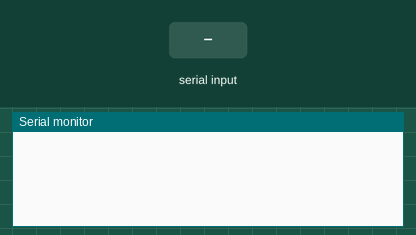
A sketch run on a simulated Arduino Uno, built with avr-gcc and run on an emulated ATmega328P. Shown: the last lines printed to the serial monitor. The inputs (shaded band) are chosen by the test bench. The modem accepts every AT command (registered, SIM ready, sends succeed) and sends nothing else.

Above: at 0.9 s.
1.0 s: "1" received over Serial
At 3.2 s:
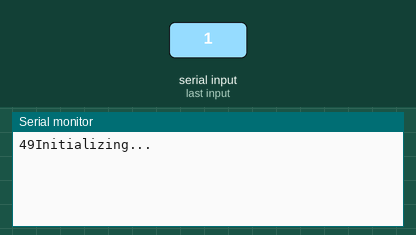
3.5 s: "1" received over the second serial link
At 3.9 s:
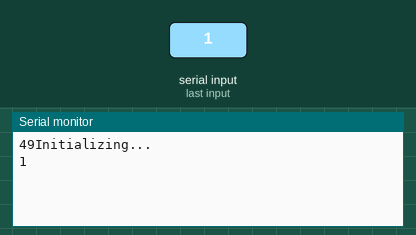

The sketch:

Sendin_SMS_1.ino
```cpp
#include <SoftwareSerial.h>

//Create software serial object to communicate with SIM800L
SoftwareSerial mySerial(3, 2); //SIM800L Tx & Rx is connected to Arduino #3 & #2

void setup()
{
  Serial.begin(9600);
  while(!Serial.available()){
    ;  // wait for serial port to connect. Needed for native USB port only
  }
  mySerial.begin(4800);
  int y =  Serial.read();
  Serial.print(y);
  delay(1000);
  mySerial.write(y);
  mySerial.print(y);

  //Begin serial communication with Arduino and Arduino IDE (Serial Monitor)

  Serial.println("Initializing...");
  delay(1000);

  mySerial.println("AT"); //Once the handshake test is successful, it will back to OK
  updateSerial();
  mySerial.println("AT+CMGF=1"); // Configuring TEXT mode
  updateSerial();
  mySerial.println("AT+CMGS=\"+201124335044\"");//change ZZ with country code and xxxxxxxxxxx with phone number to sms
  updateSerial();
  mySerial.write(y);
  if (y == 0){
  mySerial.print("There has been a crash and the severity is Non-Fatal"); //text content
  }
  if (y == 1){
  mySerial.print("There has been a crash and the severity is Medium"); //text content  }
  }
  if (y == 2){
  mySerial.print("There has been a crash and the severity is Super"); //text content  }
  }
  if (y == 3){
  mySerial.print("There has been a crash and the severity is Fatal"); //text content  }
  }
  mySerial.write(26);

}


void loop()
{
}

void updateSerial()
{
  delay(500);
  while (Serial.available())
  {
    mySerial.write(Serial.read());//Forward what Serial received to Software Serial Port
  }
  while(mySerial.available())
  {
    Serial.write(mySerial.read());//Forward what Software Serial received to Serial Port
  }
}
```

Measured:
- after the input at 1.0 s, the serial monitor: prints a new line at once (image 1)
- after the input at 3.5 s, the serial monitor: prints a new line at once (image 2)
